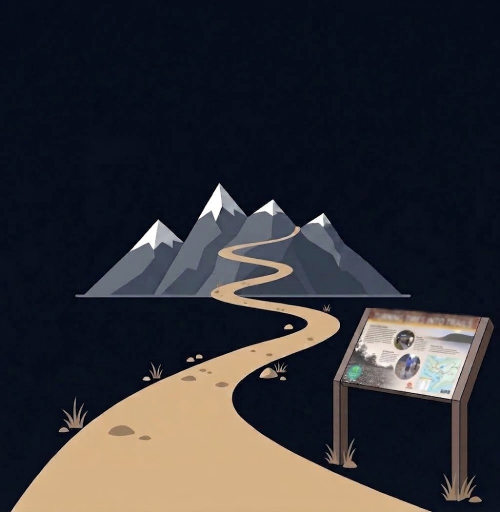
#> input picture prompttrace.png, 999 x 1024 px (shown at 1/2 size)
$ python image_converter.py
#> lines starting #> are read from the running program, lines starting #| are printed output that depends on the picture
from PIL import Image

# Open your mountain logo image
img = Image.open("prompttrace.png")
#> img is the input picture: PIL image 999x1024 RGBA; mean R, G, B, A 50.4, 49.7, 54.5, 255

# Save as PNG in standard extension dimensions
img.resize((16, 16)).save("prompttrace16.png", "PNG")
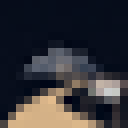
#> saved as prompttrace16.png: PIL image 16x16 RGBA (shown 8 times larger); mean R, G, B, A 50.4, 49.7, 54.5, 255
img.resize((32, 32)).save("prompttrace32.png", "PNG")
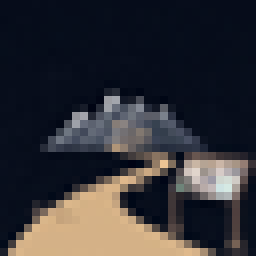
#> saved as prompttrace32.png: PIL image 32x32 RGBA (shown 8 times larger); mean R, G, B, A 50.4, 49.7, 54.5, 255
img.resize((48, 48)).save("prompttrace48.png", "PNG")
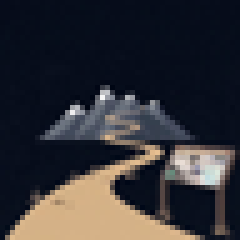
#> saved as prompttrace48.png: PIL image 48x48 RGBA (shown 5 times larger); mean R, G, B, A 50.4, 49.7, 54.5, 255
img.resize((128, 128)).save("prompttrace128.png", "PNG")
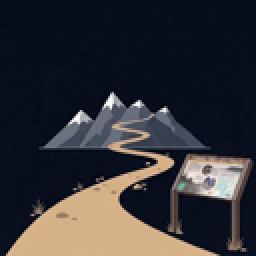
#> saved as prompttrace128.png: PIL image 128x128 RGBA (shown 2 times larger); mean R, G, B, A 50.4, 49.7, 54.5, 255
